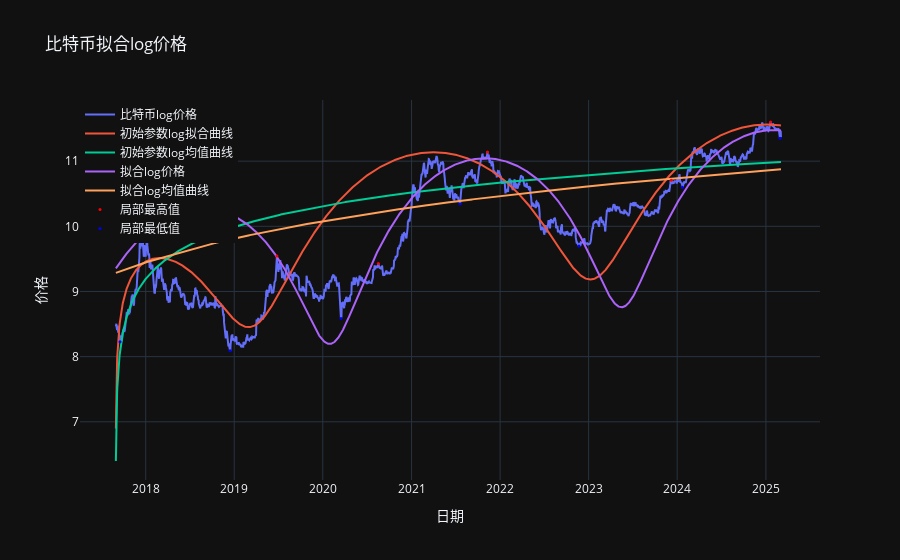

The notebook cell saved with this chart:
### Code cell
# 创建log图表
fig = make_subplots()

# 添加log价格曲线
fig.add_trace(go.Scatter(x=df.index, y=y_data_log, mode='lines', name='比特币log价格'))

# 添加初始参数拟合曲线
fig.add_trace(go.Scatter(x=df.index, y=y_true_log, mode='lines', name='初始参数log拟合曲线'))

# 添加初始参数均值曲线
fig.add_trace(go.Scatter(x=df.index, y=np.log(y_true_m), mode='lines', name='初始参数log均值曲线'))

# 添加拟合价格曲线
fig.add_trace(go.Scatter(x=df.index, y=result.best_fit, mode='lines', name='拟合log价格'))

# 添加拟合log均值曲线
fig.add_trace(go.Scatter(x=df.index, y=y_regression_fit_m_log, mode='lines', name='拟合log均值曲线'))

# 添加局部最高值
fig.add_trace(
    go.Scatter(
        x=df.index[peaks],
        y=y_data_log[peaks],
        mode='markers',
        marker=dict(color='red', size=3),
        name='局部最高值'
    )
)
# 添加局部最低值
fig.add_trace(
    go.Scatter(
        x=df.index[valleys],
        y=y_data_log[valleys],
        mode='markers',
        marker=dict(color='blue', size=3),
        textposition='bottom center',
        name='局部最低值'
    )
)

# 更新布局
fig.update_layout(
    title='比特币拟合log价格',
    xaxis_title='日期',
    yaxis_title='价格',
    legend=dict(x=0, y=1)
)

# 显示图表
fig.show()

### Figure 1 — Plotly figure (JSON) as saved in the notebook; plotly's stock layout.template omitted (floating-point values rounded to 4 significant figures; data arrays with more than 128 entries replaced by an {"elided": "..."} marker saying what was removed)
{"data": [{"mode": "lines", "name": "比特币log价格", "x": {"elided": "2743 str values"}, "y": {"elided": "2743 float values"}, "type": "scatter"}, {"mode": "lines", "name": "初始参数log拟合曲线", "x": {"elided": "2743 str values"}, "y": {"elided": "2743 float values"}, "type": "scatter"}, {"mode": "lines", "name": "初始参数log均值曲线", "x": {"elided": "2743 str values"}, "y": {"elided": "2743 float values"}, "type": "scatter"}, {"mode": "lines", "name": "拟合log价格", "x": {"elided": "2743 str values"}, "y": {"elided": "2743 float values"}, "type": "scatter"}, {"mode": "lines", "name": "拟合log均值曲线", "x": {"elided": "2743 str values"}, "y": {"elided": "2743 float values"}, "type": "scatter"}, {"marker": {"color": "red", "size": 3}, "mode": "markers", "name": "局部最高值", "x": ["2017-12-17T00:00:00", "2019-06-26T00:00:00", "2020-08-17T00:00:00", "2021-11-10T00:00:00", "2023-12-08T00:00:00", "2025-01-20T00:00:00"], "y": [9.892, 9.544, 9.43, 11.14, 10.71, 11.6], "type": "scatter"}, {"marker": {"color": "blue", "size": 3}, "mode": "markers", "name": "局部最低值", "textposition": "bottom center", "x": ["2017-09-17T00:00:00", "2018-12-15T00:00:00", "2020-03-16T00:00:00", "2021-07-20T00:00:00", "2022-11-22T00:00:00", "2024-01-23T00:00:00", "2025-02-28T00:00:00"], "y": [8.229, 8.091, 8.587, 10.34, 9.697, 10.6, 11.35], "type": "scatter"}], "layout": {"xaxis": {"anchor": "y", "domain": [0.0, 1.0], "title": {"text": "日期"}}, "yaxis": {"anchor": "x", "domain": [0.0, 1.0], "title": {"text": "价格"}}, "legend": {"x": 0, "y": 1}, "title": {"text": "比特币拟合log价格"}}}
